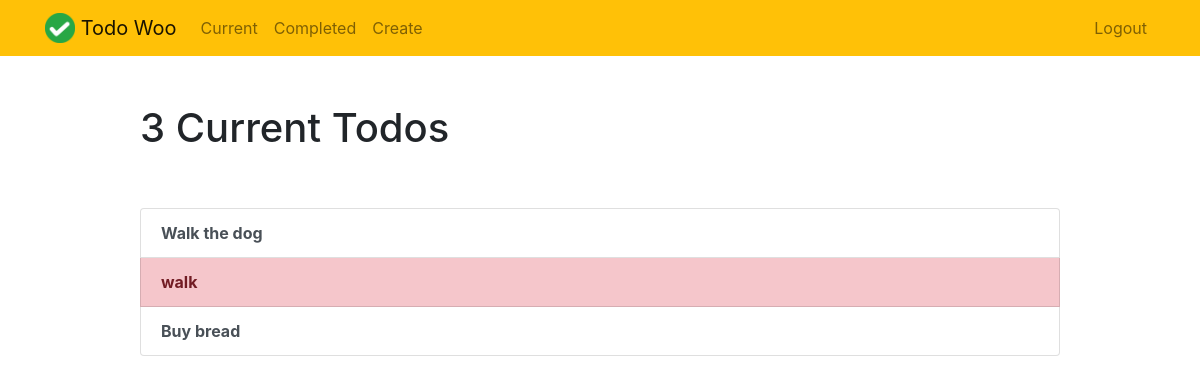
/current/ (signed in), run on an earlier commit of the app's database.
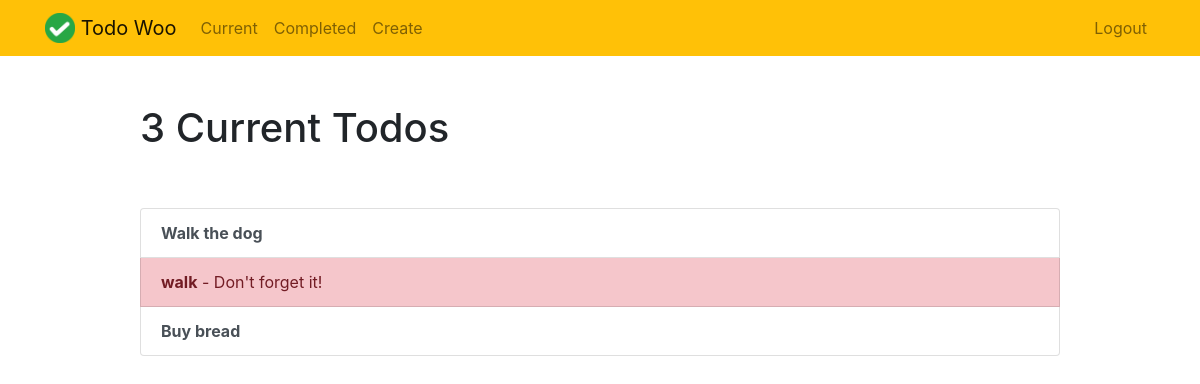
And on a later commit of the database.
### todo/models.py (models this page shows, shortened)
class Todo(models.Model):
    title = models.CharField(max_length=100)
    memo = models.TextField(blank=True)
    created = models.DateTimeField(auto_now_add=True)
    datecompleted = models.DateTimeField(null=True, blank=True)
    important = models.BooleanField(default=False)
    user = models.ForeignKey(User, on_delete=models.CASCADE)

### todo/views.py (the view)
# urls.py: path('current/', views.currenttodos, name='currenttodos'),
@login_required
def currenttodos(request):
    todos = Todo.objects.filter(user=request.user, datecompleted__isnull=True)
    return render(request, 'todo/currenttodos.html', {'todos':todos})

### todo/templates/todo/currenttodos.html
{% extends "todo/base.html" %}
{% block content %}
    <div class="row justify-content-center mt-5">
        <div class="col-md-10">
            {% if todos %}
                 <h1>{{ todos.count }} Current Todo{{ todos.count|pluralize }}</h1>
            {% else %}
                           <h1>Current Todos</h1>
            {% endif %}
        </div>
    </div>
    <div class="row justify-content-center mt-5">
        <div class="col-md-10">
        {% if todos %}
            <div class="list-group">
                {% for todo in todos %}
                    <a href="{% url 'viewtodo' todo.id %}" class="list-group-item list-group-item-action{% if todo.important %} list-group-item-danger{% endif %}"><b>{{ todo.title }}</b>{% if todo.memo %} - {{ todo.memo|truncatechars:30 }}{% endif %}</a>
                {% endfor %}
            </div>
        {% else %}
            <div class="text-center">
                <h2>Looks like you don't have any todos! Nice work.</h2>
            <br>
            <a role="button" class="btn btn-primary" href="{% url 'createtodo' %}">New Todo</a>
            </div>
        {% endif %}
        </div>
    </div>
{% endblock %}

### todo/templates/todo/base.html (shortened to what this page needs)
{% load static %}
<!doctype html>
<html lang="en">
<head>
    <link rel="stylesheet" href="https://stackpath.bootstrapcdn.com/bootstrap/4.4.1/css/bootstrap.min.css">
</head>
<body>
<nav class="navbar navbar-expand-md navbar-light bg-warning">
<div class="container">
    <a class="navbar-brand" href="{% url 'home' %}">
         <img src="{% static 'todo/logo.png' %}" width="30" height="30" class="d-inline-block align-top">
        <span>Todo Woo</span>
    </a>
    <div class="collapse navbar-collapse" id="navbarNav">
    {% if user.is_authenticated %}
        <ul class="navbar-nav mr-auto">
                <li class="nav-item {{ current }}">
                    <a class="nav-link" href="{% url 'currenttodos' %}">Current</a>
                </li>
                <li class="nav-item {{ completed }}">
                    <a class="nav-link" href="{% url 'completedtodos' %}">Completed</a>
                </li>
                <li class="nav-item {{ create }}">
                    <a class="nav-link" href="{% url 'createtodo' %}">Create</a>
                </li>
        </ul>
    {% endif %}
    <ul class="navbar-nav ml-auto">
            {% if user.is_authenticated %}
                <li class="nav-item">
                    <a href="#" onclick="$('#signOutBtn').click()" class="nav-link">Logout</a>
                </li>
            {% endif %}
        </ul>
    </div>
</div>
</nav>
<div class="container">
{% block content %}{% endblock %}
</div>
</body>
</html>

What changed in the data, as far as the page shows it:
changed Todo "walk": memo (not shown) → "Don't forget it!"
